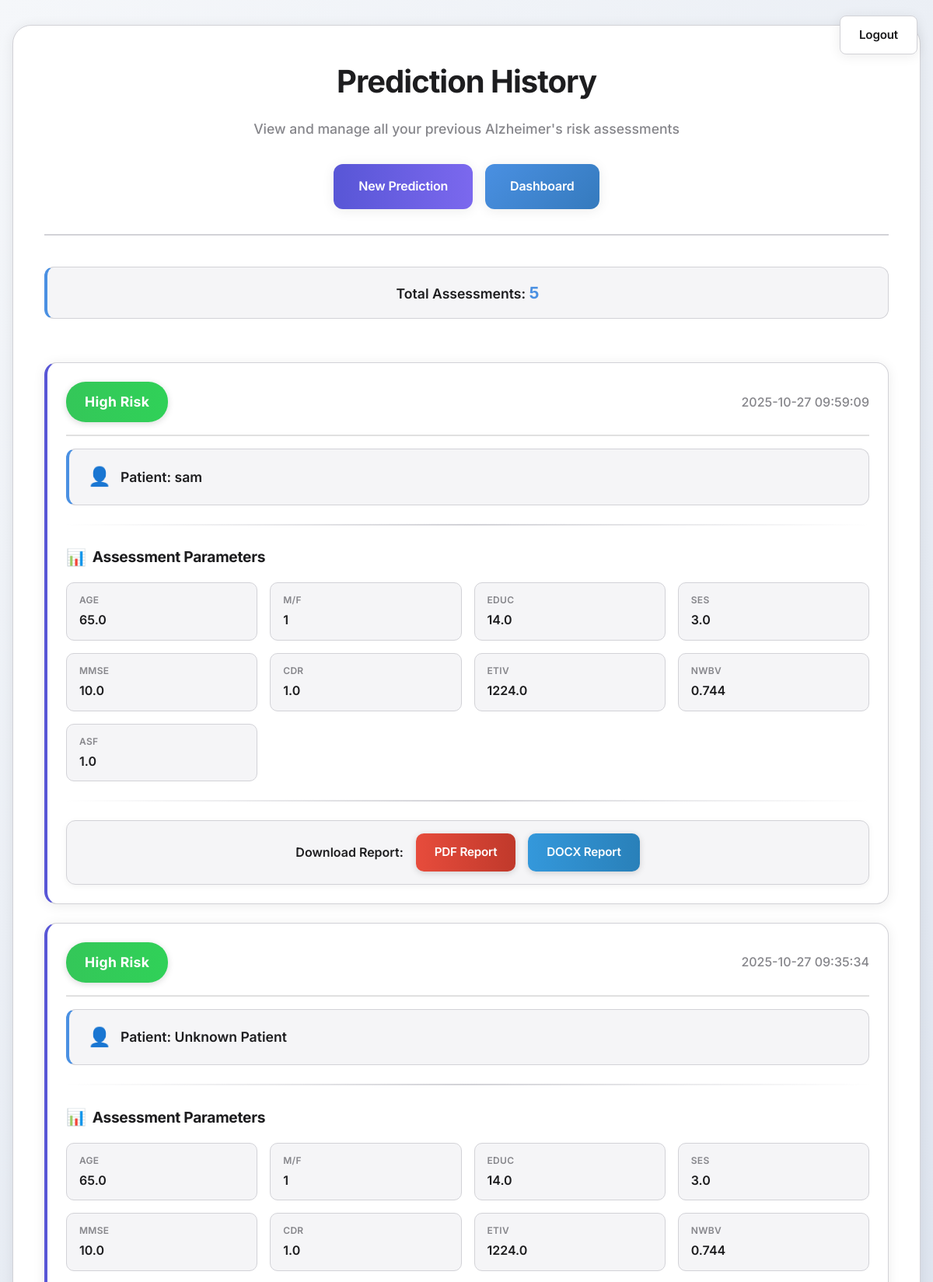
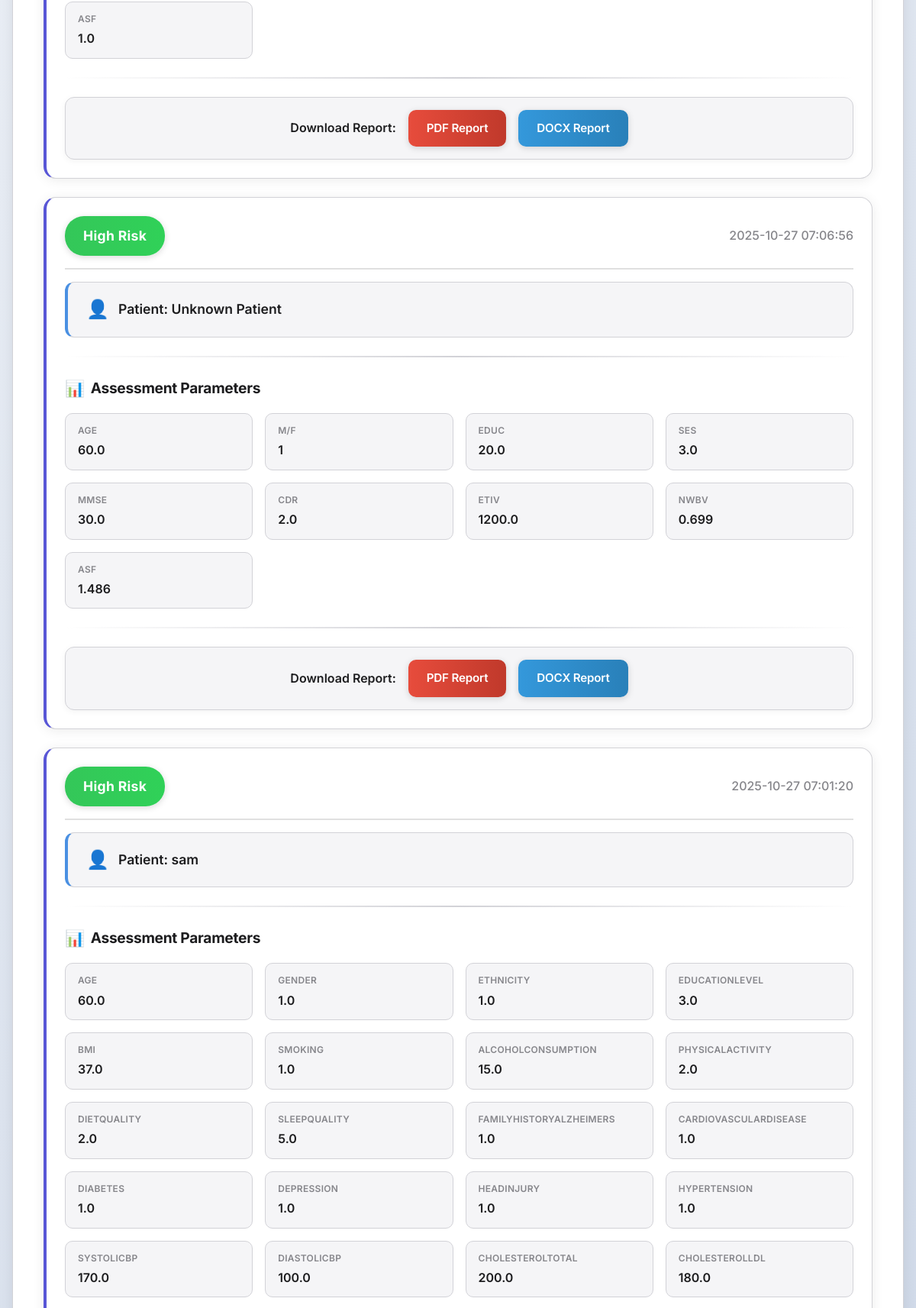
The app's page /history (signed in, upper part) with its own data (2 pictures, top to bottom).
### tables this page shows
CREATE TABLE predictions (
                id INTEGER PRIMARY KEY AUTOINCREMENT,
                user_id INTEGER,
                patient_name TEXT,
                prediction_result TEXT,
                input_data TEXT,
                prediction_date TIMESTAMP DEFAULT CURRENT_TIMESTAMP, prediction_type TEXT,
                FOREIGN KEY (user_id) REFERENCES users (id)
            );

### app.py (the view)
@app.route('/history')
def history():
    lang = session.get('language', 'en')
    if 'user' not in session:
        return f"{get_translation('must_login', lang)}. <a href='/login'>Login</a>"
    with sqlite3.connect('users.db') as conn:
        cur = conn.cursor()
        cur.execute("""
            SELECT p.patient_name, p.prediction_result, p.input_data, p.prediction_date, p.prediction_type
            FROM predictions p
            JOIN users u ON p.user_id = u.id
            WHERE u.username = ?
            ORDER BY p.prediction_date DESC
        """, (session['user'],))
        predictions = cur.fetchall()
    history_data = []
    for pred in predictions:
        patient_name, result, input_json, date, pred_type = pred
        try:
            input_data = json.loads(input_json)
            history_data.append({
                'patient_name': patient_name,
                'result': result,
                'input_data': input_data,
                'date': date,
                'type': pred_type
            })
        except:
            continue
    return render_template('history.html', predictions=history_data)

### app.py (called while the page is built)
@app.context_processor
def inject_translations():
    lang = session.get('language', 'en')
    return dict(t=lambda key: get_translation(key, lang), current_lang=lang)

### templates/history.html (shortened to what this page needs)
<!DOCTYPE html>
<html lang="en">
<head>
  <link rel="stylesheet" href="{{ url_for('static', filename='history.css') }}">
</head>
<body>
  <a href="/" class="logout-btn">Logout</a>
  <div class="history-container">
    <div class="history-header">
      <h1>Prediction History</h1>
      <p class="history-subtitle">View and manage all your previous Alzheimer's risk assessments</p>
    </div>
    <div class="nav-buttons">
      <a href="/predictor" class="nav-btn primary">New Prediction</a>
      <a href="/home" class="nav-btn secondary">Dashboard</a>
    </div>
    {% if predictions %}
      <div class="predictions-list">
        <div class="predictions-count">
          Total Assessments: <span>{{ predictions|length }}</span>
        </div>
        {% for prediction in predictions %}
          <div class="prediction-card">
            <div class="prediction-header">
              <span class="prediction-result {% if 'HIGH RISK' in prediction.result %}high-risk{% else %}low-risk{% endif %}">
                {{ prediction.result }}
              </span>
              <span class="prediction-date">
                {{ prediction.date }}
              </span>
            </div>
            <div class="patient-info-card">
              <span class="patient-icon">👤</span>
              <span class="patient-name">Patient: {{ prediction.patient_name }}</span>
            </div>
            <div class="card-divider"></div>
            <div class="input-data-section">
              <h4 class="section-title">Assessment Parameters</h4>
              <div class="input-data-grid">
                {% for key, value in prediction.input_data.items() %}
                  <div class="input-item">
                    <div class="input-label">{{ key }}</div>
                    <div class="input-value">{{ value }}</div>
                  </div>
                {% endfor %}
              </div>
            </div>
            <div class="card-divider"></div>
            <div class="download-actions">
              <span class="download-label">Download Report:</span>
              <a href="/download_report/pdf?prediction_id={{ loop.index0 }}" class="download-btn pdf-btn">
                PDF Report
              </a>
              <a href="/download_report/docx?prediction_id={{ loop.index0 }}" class="download-btn docx-btn">
                DOCX Report
              </a>
            </div>
          </div>
        {% endfor %}
      </div>
    {% endif %}
  </div>
</body>
</html>

### records on screen
predictions: result "High Risk", date "2025-10-27 09:59:09", patient_name "sam", input_data "AGE" "M/F" "EDUC" "SES" "MMSE" "CDR" "ETIV" "NWBV" "ASF", input_data "65.0" "1" "14.0" "3.0" "10.0" "1.0" "1224.0" "0.744" "1.0"
predictions: result "High Risk", date "2025-10-27 09:35:34", patient_name "Unknown Patient", input_data "AGE" "M/F" "EDUC" "SES" "MMSE" "CDR" "ETIV" "NWBV" "ASF", input_data "65.0" "1" "14.0" "3.0" "10.0" "1.0" "1224.0" "0.744" "1.0"
predictions: result "High Risk", date "2025-10-27 07:06:56", patient_name "Unknown Patient", input_data "AGE" "M/F" "EDUC" "SES" "MMSE" "CDR" "ETIV" "NWBV" "ASF", input_data "60.0" "1" "20.0" "3.0" "30.0" "2.0" "1200.0" "0.699" "1.486"
predictions: result "High Risk", date "2025-10-27 07:01:20", patient_name "sam", input_data "AGE" "GENDER" "ETHNICITY" "EDUCATIONLEVEL" "BMI" "SMOKING" "ALCOHOLCONSUMPTION" "PHYSICALACTIVITY" "DIETQUALITY" "SLEEPQUALITY" "FAMILYHISTORYALZHEIMERS" "CARDIOVASCULARDISEASE" "DIABETES" "DEPRESSION" "HEADINJURY" "HYPERTENSION" "SYSTOLICBP" "DIASTOLICBP" "CHOLESTEROLTOTAL" "CHOLESTEROLLDL", input_data "60.0" "1.0" "1.0" "3.0" "37.0" "1.0" "15.0" "2.0" "2.0" "5.0" "1.0" "1.0" "1.0" "1.0" "1.0" "1.0" "170.0" "100.0" "200.0" "180.0"

### other values on screen
{{ predictions|length }} "5"
